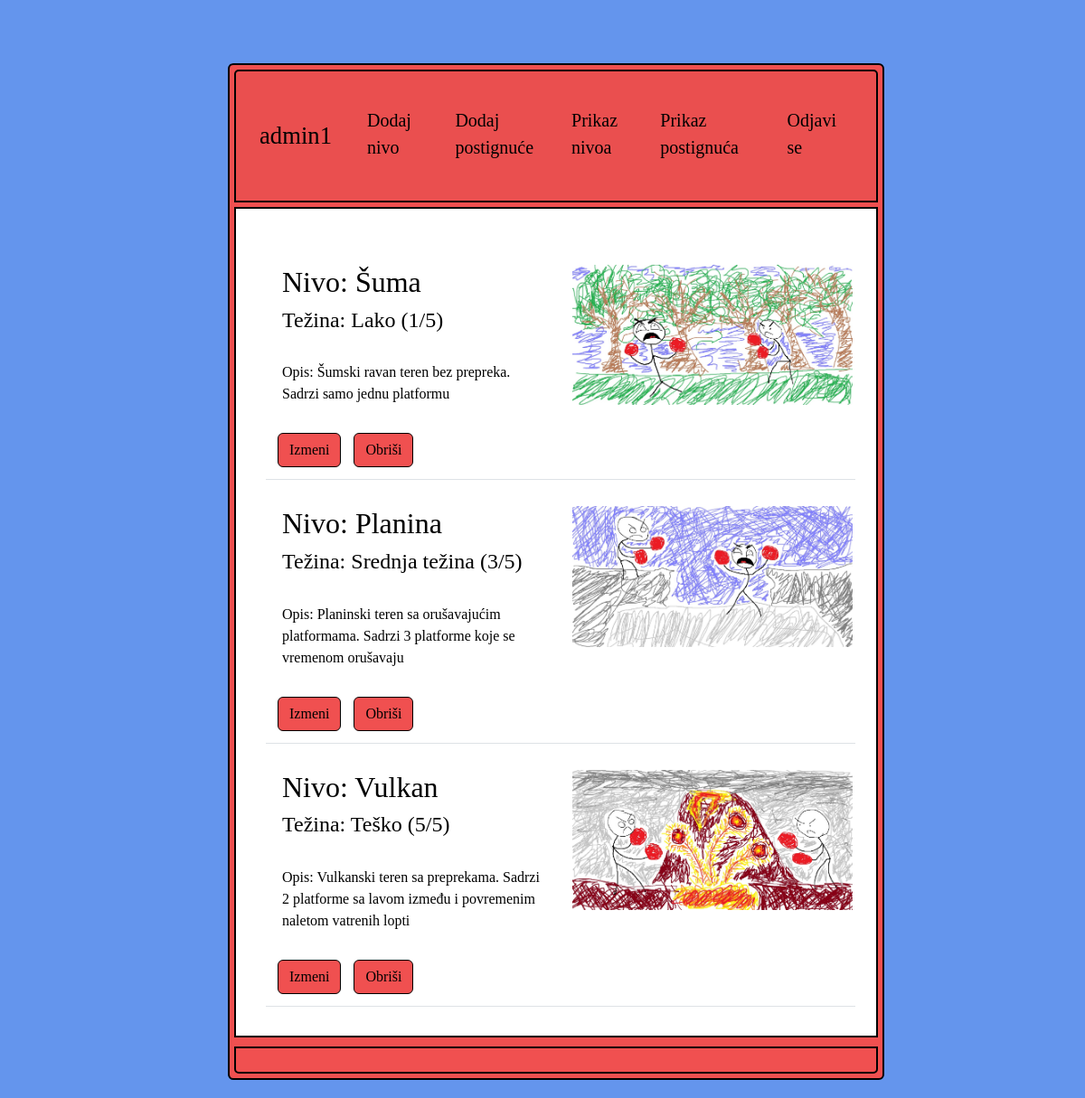
/prikazNalogaAdminNivoi.php (signed in), run on the app's committed database.
### tables this page shows
CREATE TABLE `nivoi` (
  `IDNivoa` int(10) UNSIGNED NOT NULL,
  `NazivNivoa` varchar(20) NOT NULL,
  `Tezina` varchar(25) NOT NULL,
  `Opis` varchar(255) NOT NULL,
  `Img` varchar(50) NOT NULL
);

### prikazNalogaAdminNivoi.php (the view, shortened to what this page needs)
<!DOCTYPE html>
<html lang="en">
<head>
</head>
<body>
</body>
</html>
<!DOCTYPE html>
<html lang="en">
<head>
    <link href="https://cdn.jsdelivr.net/npm/bootstrap@5.3.3/dist/css/bootstrap.min.css" rel="stylesheet">
    <link rel="stylesheet" href="./CSS/prikazNalogaAdmin.css" type="text/css">
</head>
<body>
    <div class="container">
        <div class="row">
            <div class="col-2">
            </div>
            <div class="col-8">
                <div class= "card">
                    <div class="card-header">
                        <nav class="navbar navbar-expand-lg">
                            <a class="navbar-brand" href="./prikazNalogaAdmin.php">
                                <?php
                                    echo $_SESSION['KorisnickoIme'];
                                ?>
                            </a>
                            <div class="collapse navbar-collapse" id="navbarNav">
                                <ul class="navbar-nav mr-auto">
                                    <li class="nav-item active">
                                        <a class="nav-link" href="./prikazNalogaAdmin.php">Dodaj nivo<span class="sr-only">  </span></a>
                                    </li>
                                    <li class="nav-item">
                                        <a class="nav-link" href="./prikazNalogaAdminDodajPostignuce.php">Dodaj postignuće</a>
                                    </li>
                                    <li class="nav-item">
                                        <a class="nav-link" href="./prikazNalogaAdminNivoi.php">Prikaz nivoa</a>
                                    </li>
                                    <li class="nav-item">
                                        <a class="nav-link" href="./prikazNalogaAdminPostignuca.php">Prikaz postignuća</a>
                                    </li>
                                </ul>
                                <ul class="navbar-nav ml-auto">
                                    <li class="nav-item">
                                        <a class="nav-link" href="./PHP/logoutAdmin.php">Odjavi se</a>
                                    </li>
                                </ul>
                            </div>
                        </nav>
                    </div>
                    <div class="card-body">
                        <div class="container">
                                <?php
                                    include_once ("./PHP/connection.php");
                                    $query = "SELECT * FROM nivoi";
                                    $result = $connection->query($query);
                                    if($result->num_rows>0)
                                    {
                                        while($row = $result->fetch_assoc())
                                        {
                                            echo '<table class="table">';
                                            echo '<tbody>';
                                            echo '    <td class="col-4">';
                                            echo '      <div>';
                                            echo '           <h2>Nivo: ' . $row['NazivNivoa']  . '</h2>';
                                            echo '           <h4>Težina: ' . $row['Tezina'] . '</h4>';
                                            echo '       </div>';
                                            echo '       <div>';
                                            echo '       <br>';
                                            echo '           <p>Opis: ' .  $row['Opis'] . '</p>';
                                            echo '       </div>';
                                            echo '       <a href="./izmeniNivoForma.php?id=' . $row['IDNivoa'] . ' " class="btn btn-primary btn-block">Izmeni</a> ';
                                            echo '       <a href="./PHP/ukloniNivo.php?id=' . $row['IDNivoa'] . ' " class="btn btn-primary btn-block">Obriši</a> ';
                                            echo '   </td>';
                                            echo '   <td class="col-4">';
                                            echo '       <img src=" ' .  $row['Img'] .' " class="img-fluid gallery-image" alt=" ' .  $row['NazivNivoa'] .' ">';
                                            echo '   </td>';
                                            echo '</tbody>';
                                            echo '</table>';
                                        }
                                    }
                                ?>
                        </div>
                    </div>
                    <div class="card-footer">
                    </div>
                </div>
            </div>
        </div>
    </div>
</body>
</html>

### CSS/prikazNalogaAdmin.css (style rules this page uses)
* { margin: 5px; }
body { display: flex; background-color:cornflowerblue; font-family:cursive; justify-content: center; align-items: center; }
.container { margin-top: 5%; align-self: center; align-items: center; }
.row { align-self: center; }
.card { background-color: rgb(240, 80, 80); display:flex; justify-content: center; justify-self: center; border: 2px solid black; -webkit-text-fill-color: black; }
.card-header { display: grid; border: 2px solid black; font-size: 15pt; justify-content: center; justify-self: center; }
.navbar-brand { font-size: 20pt; }
.nav-item > a { margin: auto; padding: auto; -webkit-text-fill-color: black; border-bottom: 5px dotted transparent; }
.card-body { border: 2px solid black; background-color: white; }
.btn { margin-top: 15px; }
.btn-primary { background-color: rgb(240, 80, 80); -webkit-text-fill-color: black; border-color: black; }
.card-footer { background-color: rgb(240, 80, 80); display: grid; border: 2px solid black; font-size: 15pt; justify-content: center; justify-self: center; }

### data on the page
nivoi: NazivNivoa "Šuma", Tezina "Lako (1/5)", Opis "Šumski ravan teren bez prepreka. Sadrzi samo jednu platformu", Img (picture)
nivoi: NazivNivoa "Planina", Tezina "Srednja težina (3/5)", Opis "Planinski teren sa orušavajućim platformama. Sadrzi 3 platforme koje se vremenom orušavaju", Img+NazivNivoa (picture)
nivoi: NazivNivoa "Vulkan", Tezina "Teško (5/5)", Opis "Vulkanski teren sa preprekama. Sadrzi 2 platforme sa lavom između i povremenim naletom vatrenih lopti", Img+NazivNivoa (picture)

### other printed values
$_SESSION['KorisnickoIme'] "admin1"
